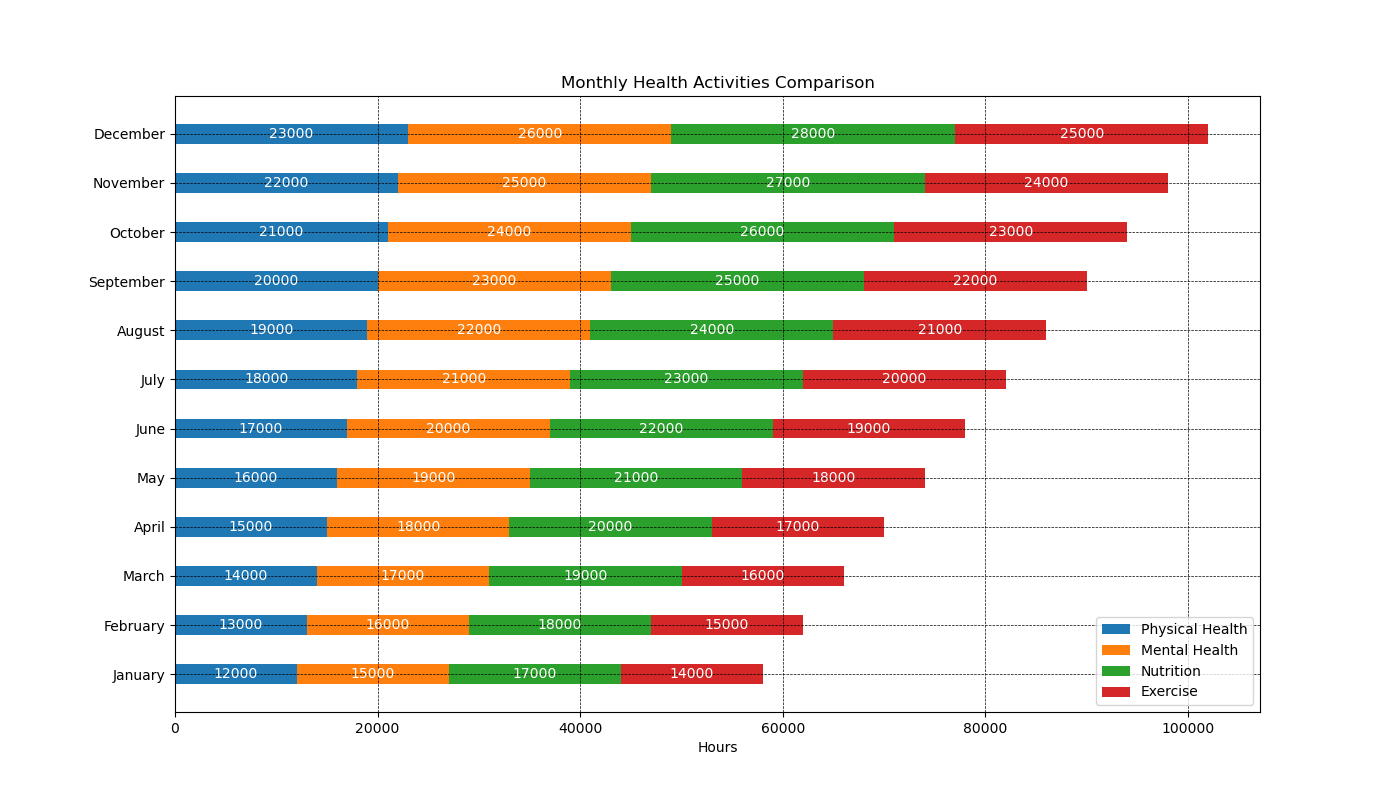

Recreate this plot in Python.

import matplotlib.pyplot as plt

# Data for plotting
months = ['January', 'February', 'March', 'April', 'May', 'June',
          'July', 'August', 'September', 'October', 'November', 'December']
physical_health = [12000, 13000, 14000, 15000, 16000, 17000, 18000, 19000, 20000, 21000, 22000, 23000]
mental_health = [15000, 16000, 17000, 18000, 19000, 20000, 21000, 22000, 23000, 24000, 25000, 26000]
nutrition = [17000, 18000, 19000, 20000, 21000, 22000, 23000, 24000, 25000, 26000, 27000, 28000]
exercise = [14000, 15000, 16000, 17000, 18000, 19000, 20000, 21000, 22000, 23000, 24000, 25000]

fig, ax = plt.subplots(figsize=(14, 8))  # Change width and height of the chart

bar_width = 0.4  # Change width of bars

# Plotting data (change direction of chart to horizontal)
p1 = ax.barh(months, physical_health, bar_width, color='#1f77b4', label='Physical Health')
p2 = ax.barh(months, mental_health, bar_width, left=physical_health, color='#ff7f0e', label='Mental Health')
p3 = ax.barh(months, nutrition, bar_width, left=[i+j for i,j in zip(physical_health, mental_health)], color='#2ca02c', label='Nutrition')
p4 = ax.barh(months, exercise, bar_width, left=[i+j+k for i,j,k in zip(physical_health, mental_health, nutrition)], color='#d62728', label='Exercise')

ax.set_xlabel('Hours')
ax.set_title('Monthly Health Activities Comparison')
ax.set_yticks([i for i in range(len(months))])
ax.set_yticklabels(months)
ax.legend()

# Add numerical labels to each bar segment
for i in range(len(months)):
    ax.text(physical_health[i] / 2, i, str(physical_health[i]), ha='center', va='center', color='white')
    ax.text(physical_health[i] + mental_health[i] / 2, i, str(mental_health[i]), ha='center', va='center', color='white')
    ax.text(physical_health[i] + mental_health[i] + nutrition[i] / 2, i, str(nutrition[i]), ha='center', va='center', color='white')
    ax.text(physical_health[i] + mental_health[i] + nutrition[i] + exercise[i] / 2, i, str(exercise[i]), ha='center', va='center', color='white')

# Customize the grid
plt.grid(which='major', linestyle='--', linewidth='0.5', color='black')
plt.show()
